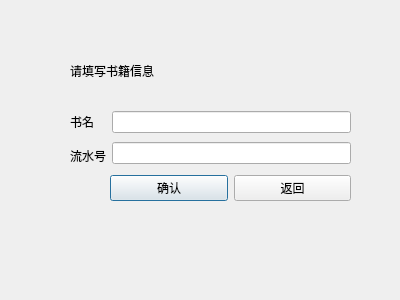
<?xml version="1.0" encoding="UTF-8"?>
<ui version="4.0">
 <class>borrow_book_form</class>
 <widget class="QDialog" name="borrow_book_form">
  <property name="geometry">
   <rect>
    <x>0</x>
    <y>0</y>
    <width>400</width>
    <height>300</height>
   </rect>
  </property>
  <property name="windowTitle">
   <string>Dialog</string>
  </property>
  <widget class="QWidget" name="layoutWidget">
   <property name="geometry">
    <rect>
     <x>70</x>
     <y>40</y>
     <width>281</width>
     <height>161</height>
    </rect>
   </property>
   <layout class="QGridLayout" name="gridLayout_2">
    <item row="0" column="0">
     <layout class="QVBoxLayout" name="verticalLayout_2">
      <item>
       <widget class="QLabel" name="label">
        <property name="text">
         <string>请填写书籍信息</string>
        </property>
       </widget>
      </item>
      <item>
       <layout class="QGridLayout" name="gridLayout">
        <item row="0" column="0">
         <widget class="QLabel" name="label_4">
          <property name="text">
           <string>书名</string>
          </property>
          <property name="buddy">
           <cstring>name</cstring>
          </property>
         </widget>
        </item>
        <item row="0" column="1" rowspan="2">
         <layout class="QVBoxLayout" name="verticalLayout">
          <item>
           <widget class="QLineEdit" name="name"/>
          </item>
          <item>
           <widget class="QLineEdit" name="id"/>
          </item>
         </layout>
        </item>
        <item row="1" column="0">
         <widget class="QLabel" name="label_3">
          <property name="text">
           <string>流水号</string>
          </property>
          <property name="buddy">
           <cstring>id</cstring>
          </property>
         </widget>
        </item>
       </layout>
      </item>
     </layout>
    </item>
    <item row="1" column="0">
     <layout class="QHBoxLayout" name="horizontalLayout">
      <item>
       <spacer name="horizontalSpacer">
        <property name="orientation">
         <enum>Qt::Horizontal</enum>
        </property>
        <property name="sizeType">
         <enum>QSizePolicy::Minimum</enum>
        </property>
        <property name="sizeHint" stdset="0">
         <size>
          <width>40</width>
          <height>20</height>
         </size>
        </property>
       </spacer>
      </item>
      <item>
       <widget class="QPushButton" name="pushButton">
        <property name="text">
         <string>确认</string>
        </property>
       </widget>
      </item>
      <item>
       <widget class="QPushButton" name="pushButton_2">
        <property name="text">
         <string>返回</string>
        </property>
       </widget>
      </item>
     </layout>
    </item>
   </layout>
  </widget>
 </widget>
 <resources/>
 <connections/>
</ui>
